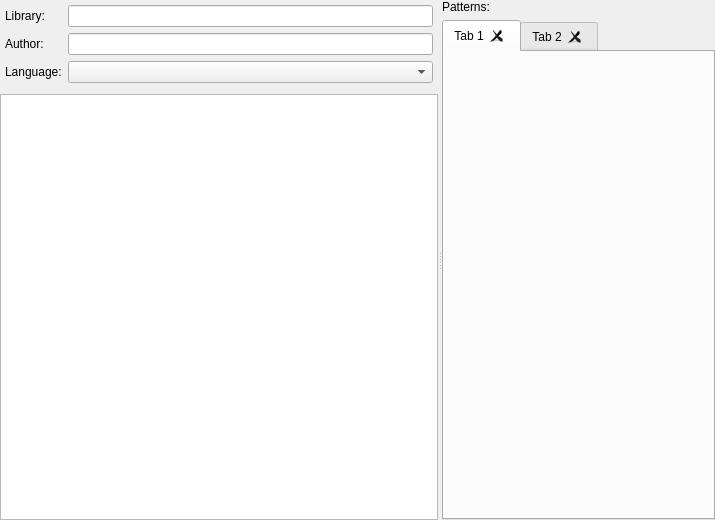
<?xml version="1.0" encoding="UTF-8"?>
<ui version="4.0">
 <class>MathLibraryEditor</class>
 <widget class="QWidget" name="MathLibraryEditor">
  <property name="geometry">
   <rect>
    <x>0</x>
    <y>0</y>
    <width>715</width>
    <height>520</height>
   </rect>
  </property>
  <property name="windowTitle">
   <string>Math Library Editor</string>
  </property>
  <layout class="QVBoxLayout" name="verticalLayout_3">
   <property name="margin">
    <number>0</number>
   </property>
   <item>
    <widget class="QSplitter" name="splitter">
     <property name="orientation">
      <enum>Qt::Horizontal</enum>
     </property>
     <widget class="QWidget" name="layoutWidget">
      <layout class="QVBoxLayout" name="verticalLayout">
       <item>
        <layout class="QFormLayout" name="formLayout">
         <property name="margin">
          <number>5</number>
         </property>
         <item row="0" column="0">
          <widget class="QLabel" name="label_3">
           <property name="text">
            <string>Library:</string>
           </property>
          </widget>
         </item>
         <item row="0" column="1">
          <widget class="QLineEdit" name="nameEdit"/>
         </item>
         <item row="1" column="0">
          <widget class="QLabel" name="label">
           <property name="text">
            <string>Author:</string>
           </property>
          </widget>
         </item>
         <item row="1" column="1">
          <widget class="QLineEdit" name="authorEdit"/>
         </item>
         <item row="2" column="0">
          <widget class="QLabel" name="label_4">
           <property name="text">
            <string>Language:</string>
           </property>
          </widget>
         </item>
         <item row="2" column="1">
          <widget class="QComboBox" name="languageCombo"/>
         </item>
        </layout>
       </item>
       <item>
        <widget class="QTreeView" name="treeView">
         <property name="headerHidden">
          <bool>true</bool>
         </property>
        </widget>
       </item>
      </layout>
     </widget>
     <widget class="QWidget" name="layoutWidget">
      <layout class="QVBoxLayout" name="verticalLayout_2">
       <item>
        <widget class="QLabel" name="label_2">
         <property name="text">
          <string>Patterns:</string>
         </property>
         <property name="margin">
          <number>5</number>
         </property>
        </widget>
       </item>
       <item>
        <widget class="QTabWidget" name="patternTabs">
         <property name="currentIndex">
          <number>0</number>
         </property>
         <property name="tabsClosable">
          <bool>true</bool>
         </property>
         <property name="movable">
          <bool>true</bool>
         </property>
         <widget class="QWidget" name="tab">
          <attribute name="title">
           <string>Tab 1</string>
          </attribute>
         </widget>
         <widget class="QWidget" name="tab_2">
          <attribute name="title">
           <string>Tab 2</string>
          </attribute>
         </widget>
        </widget>
       </item>
      </layout>
     </widget>
    </widget>
   </item>
  </layout>
 </widget>
 <resources/>
 <connections/>
</ui>
